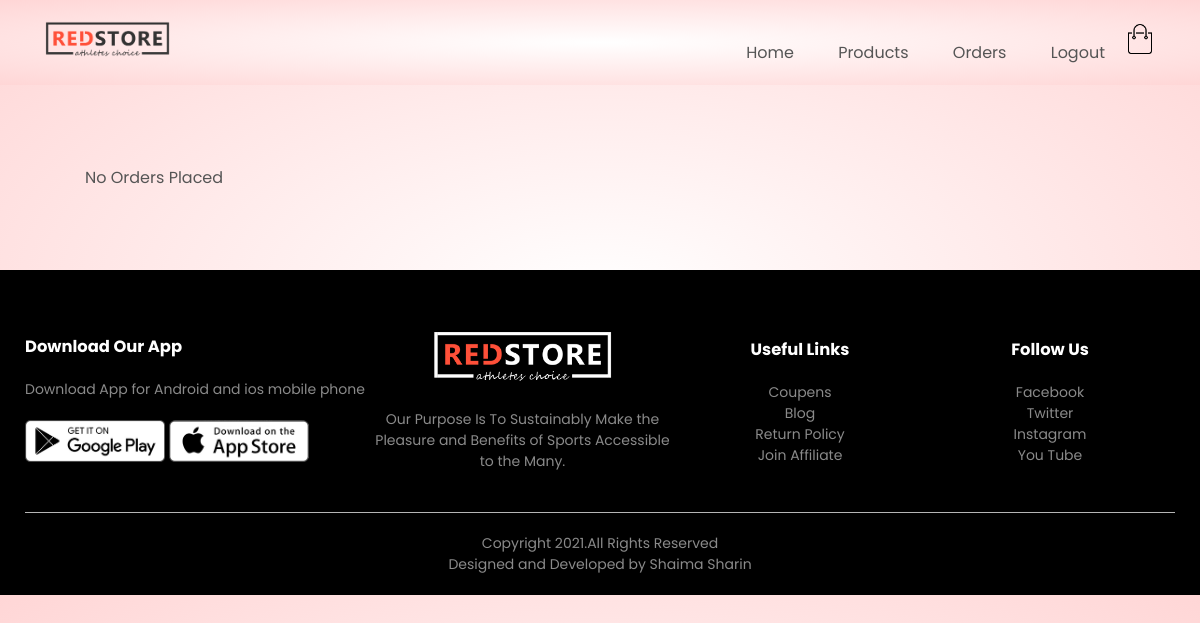
Page /orders/orders (signed in) on the earlier database version.
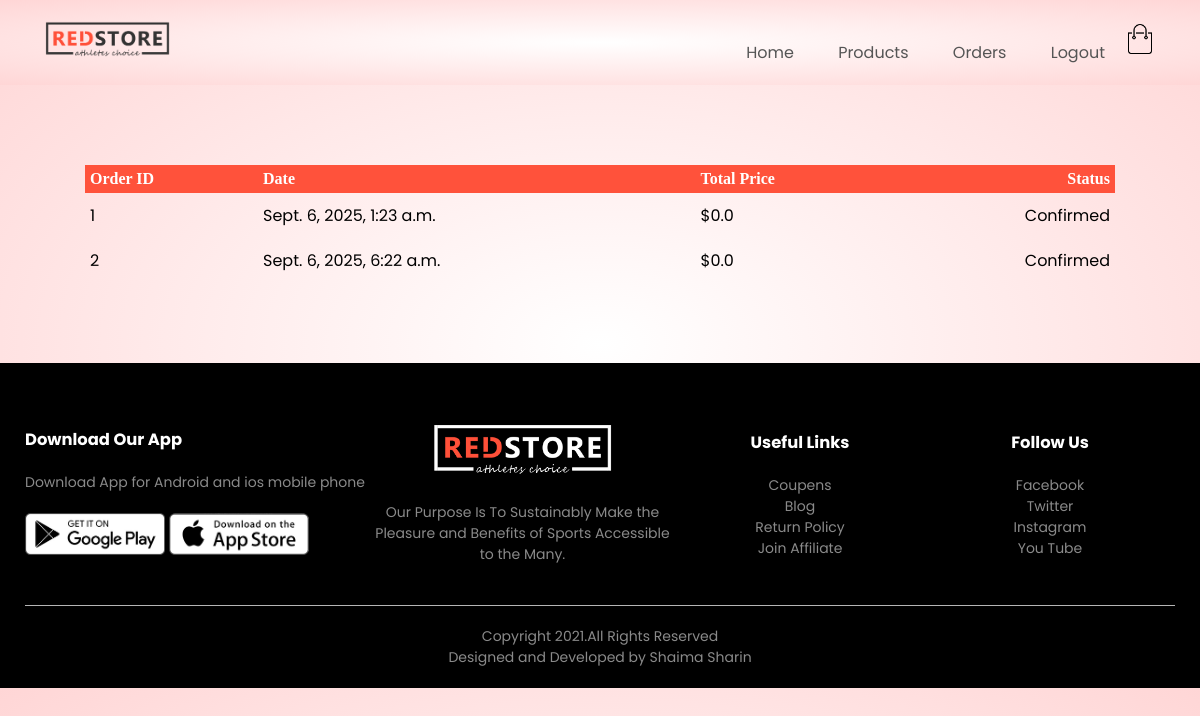
Same page on the later database version.
### orders/models.py (models this page shows, shortened)
class Order(models.Model):
    LIVE=1
    DELETE=0
    DELETE_CHOICES=((LIVE, 'Live'),(DELETE, 'Delete'))
    CART_STAGE=0
    ORDER_CONFIRMED=1
    ORDER_PROCESSED=2
    ORDER_DELIVERED=3
    ORDER_REJECTED=4
    STATUS_CHOICES=(
        (CART_STAGE, 'CART_STAGE'),
        (ORDER_CONFIRMED, 'ORDER_CONFIRMED'),
        (ORDER_PROCESSED, 'ORDER_PROCESSED'),
        (ORDER_DELIVERED, 'ORDER_DELIVERED'),
        (ORDER_REJECTED, 'ORDER_REJECTED')
    )
    order_status=models.IntegerField(choices=STATUS_CHOICES,default=CART_STAGE)
    total_price=models.FloatField(default=0)
    delete_status=models.IntegerField(choices=DELETE_CHOICES,default=LIVE)
    owner=models.ForeignKey(Customer, on_delete=models.SET_NULL, null=True, related_name='orders')
    delete_status=models.IntegerField(choices=DELETE_CHOICES,default=LIVE)
    created_at=models.DateTimeField(auto_now_add=True)
    updated_at=models.DateTimeField(auto_now=True)

### orders/views.py (the view)
# urls.py: path('orders', views.view_orders, name='orders')
@login_required(login_url='account')
def view_orders(request):
    user=request.user
    customer=user.customer_profile
    all_orders_obj=Order.objects.filter(owner=customer).exclude(order_status=Order.CART_STAGE)
    context={'orders':all_orders_obj}
    return render(request, 'orders.html', context)

### orders/templatetags/getstatus.py (called while the page is built)
@register.simple_tag(name='getstatus')
def getstatus(status):
   status=status-1
   order_status=[ 'Confirmed','Processed','Delivered','Rejected']
   return order_status[status]

### templates/orders.html
{% extends 'blank_layout.html' %}
{% block content %}
{% if messages %}
<div class="message-container">
    {% for message in messages %}
    <li class="{{message.tags}}">{{message}}</li>
    {% endfor %}
</div>
{% else %}
    {% include 'order_container.html' %}
{% endif %}
{% endblock content %}

### templates/order_container.html
{% load getstatus %}
<div class="small-container cart-page">
    {% if orders %}
    <table>
        <tbody>
            <tr>
                <th>Order ID</th>
                <th>Date</th>
                <th>Total Price</th>
                <th>Status</th>
            </tr>
            {% for order in orders %}
            <tr>
                <td>{{order.id}}</td>
                <td>{{order.created_at}}</td>
                <td>${{order.total_price}}</td>
                <td>{% getstatus order.order_status %}</td>
            </tr>
            {% endfor %}
        </tbody>
    </table>
    {% else %}
    <p>No Orders Placed</p>
    {% endif %}
</div>

Differences in the rows shown:
added Order: id "1", created_at "Sept. 6, 2025, 1:23 a.m.", total_price "0.0", order_status "Confirmed"
added Order: id "2", created_at "Sept. 6, 2025, 6:22 a.m.", total_price "0.0", order_status "Confirmed"
Other differences:
text no longer shown: "No Orders Placed"
text now shown: "Order ID Date Total Price Status"
